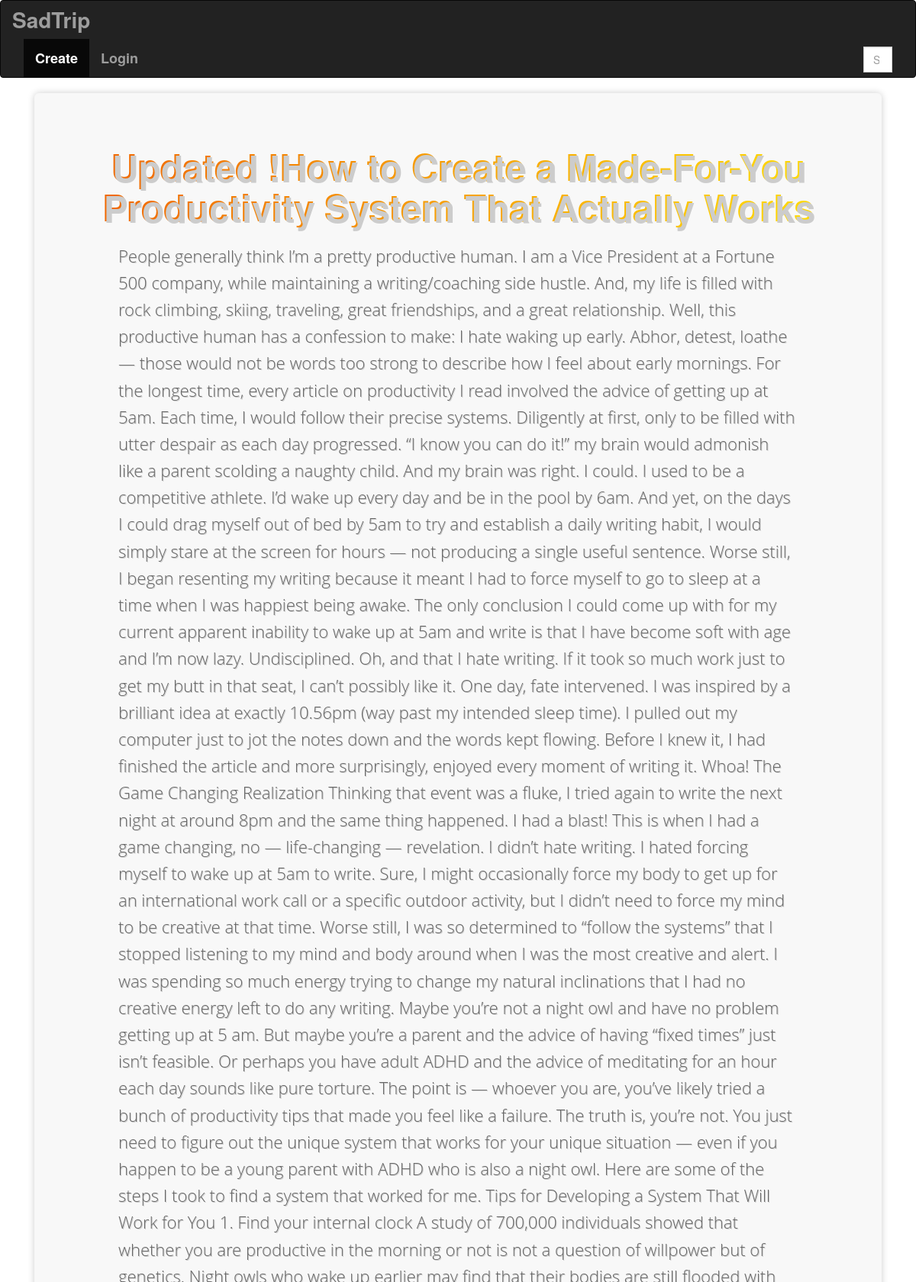
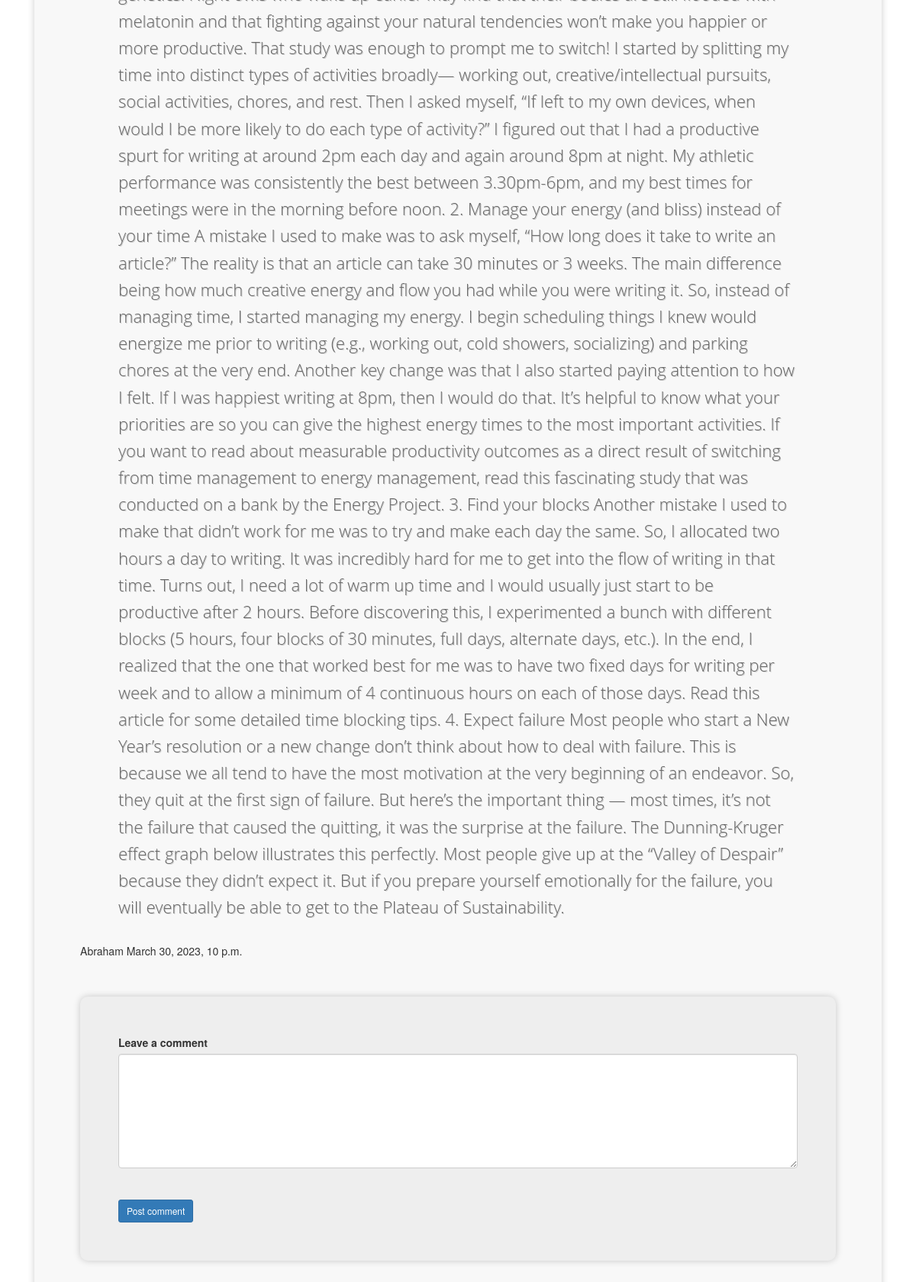
The app's page /userPost/1/ with its own data (2 pictures, top to bottom).
### Blog/models.py (models this page shows, shortened)
class Post(models.Model):
     Host = models.ForeignKey(User, on_delete=models.SET_NULL, null=True)
     Topic = models.ForeignKey(Topic, on_delete=models.SET_NULL, null=True)
     Title = models.CharField(max_length=500)
     Content = models.TextField()
     Updated  = models.DateTimeField(auto_now=True)
     Created = models.DateTimeField(auto_now_add=True)
     class Meta:
         ordering = ['-Updated','-Created']

### Blog/views.py (the view)
# urls.py: path('userPost/<str:pk>/',views.userPost,name='userPost'),
def userPost(request,pk):
    post = Post.objects.get(id=pk)
    context = {'post':post}
    return render(request,'Blog/userPost.html',context)

### Blog/templates/Blog/userPost.html (shortened to what this page needs)
{% extends 'home.html'%}
{% block content %}
  <div>
    <div class="container">
      <div class="jumbotron">
        <h1>{{post.Title}}</h1>
        <p>{{ post.Content}}</p>
        {{post.Host}} {{post.Created}}
        <form method="POST" action="">
          <div class="comment-container">
            <div class="comment-inside">
              <section style="background-color: #eee;">
                <div class="container my-5 py-5">
                  <div class="row d-flex justify-content-center">
                    <label class="form-label" for="textAreaExample">Leave a comment</label>
                    <textarea class="form-control" id="textAreaExample" style="background: #fff;"></textarea>
                    <hr>
                    <button type="button" class="btn btn-primary btn-sm">Post comment</button>
                  </div>
                </div>
              </section>
            </div>
          </div>
        </form>
      </div>
    </div>
  </div>
{% endblock %}

### Blog/templates/Blog/userPost.html (style rules this page uses)
.jumbotron { background-color: #f8f8f8; color: #333; padding: 50px; margin-bottom: 30px; border-radius: 10px; padding: 50px 100px; box-shadow: 0 0 10px rgba(0, 0, 0, 0.2); }
.jumbotron h1 { font-size: 48px; font-weight: bold; text-align: center; margin-bottom: 20px; color: #333; text-shadow: 2px 2px 0 #ccc; background-image: linear-gradient(to right, #F06401, #FFDD00); -webkit-background-clip: text; -webkit-text-fill-color: transparent; }
.jumbotron p { font-size: 22px; font-family: "Open Sans", sans-serif; font-weight: 300; color: #666; line-height: 1.6; margin-bottom: 30px; padding-left: 50px; padding-right: 50px; text-shadow: 1px 1px 0 #ccc; }
.container { max-width: 1140px; margin: 0 auto; }
.comment-container { margin-top: 50px; margin-bottom: 50px; }
.comment-inside { background-color: #eee; border-radius: 10px; box-shadow: 0 0 10px rgba(0, 0, 0, 0.2); padding: 50px; }
textarea { height: auto; min-height: 150px; max-height: 300px; overflow-y: auto; }

### records on screen
Post: Title "Updated !How to Create a Made-For-You Productivity System That Actually Works", Content "People generally think I’m a pretty productive human. I am a Vice President at a Fortune 500 company, while maintaining a writing/coaching side hustle. And, my life is filled with rock climbing, skiing, traveling, great friendships, and a great relationship. Well, this productive human has a confession to make: I hate waking up early. Abhor, detest, loathe — those would not be words too strong to describe how I feel about early mornings. For the longest time, every article on productivity I read involved the advice of getting up at 5am. Each time, I would follow their precise systems. Diligently at first, only to be filled with utter despair as each day progressed. “I know you can do it!”…", Host "Abraham", Created "March 30, 2023, 10 p.m."
